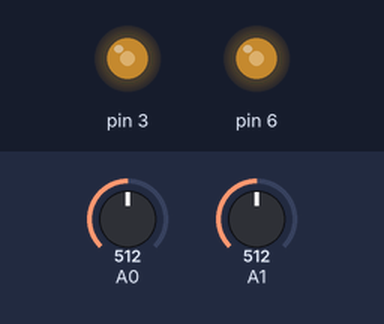
Recording of a sketch running on a simulated Arduino Uno, built with avr-gcc and run on an emulated ATmega328P. On the bench: output pins drawn as LEDs (lit = HIGH). The test bench sets the inputs (shaded band); at power-on: A0 = 512, A1 = 512.

Above: at 1.2 s.
1.3 s: A0 set to 716
At 1.8 s:
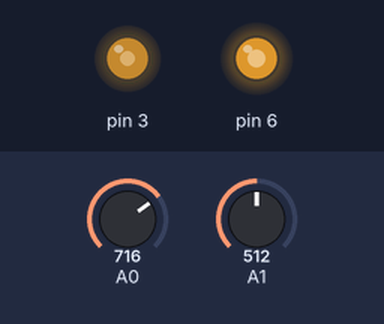
2.8 s: A1 set to 716
At 4.0 s:
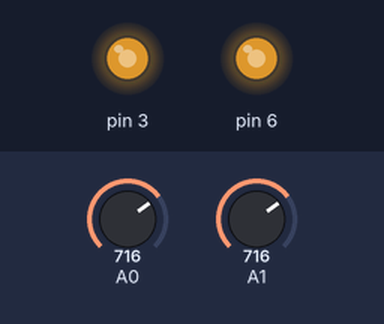
4.3 s: A0 set to 900
At 5.3 s:
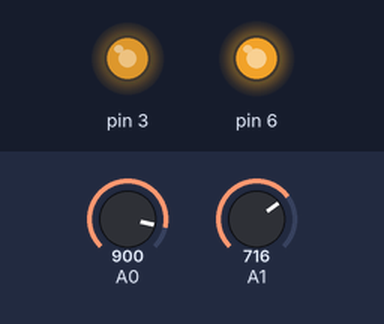
5.8 s: A1 set to 900
At 6.4 s:
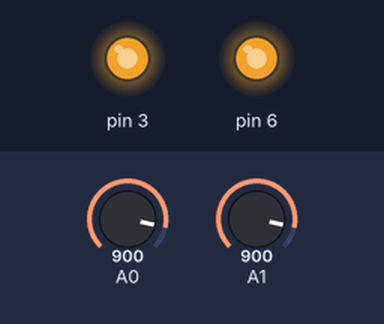
7.3 s: A0 set to 511
At 7.6 s:
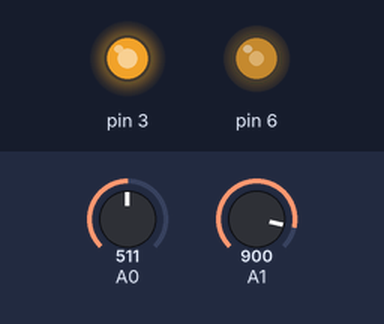
8.8 s: A1 set to 122
At 9.9 s:
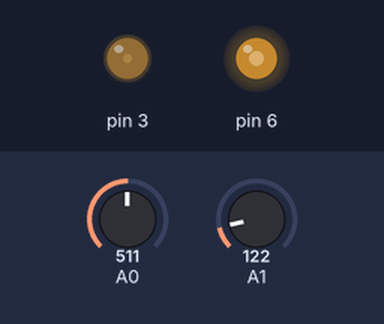
Timing chart, 0 to 11.3 s (numbered marks = the images above; inputs shaded):
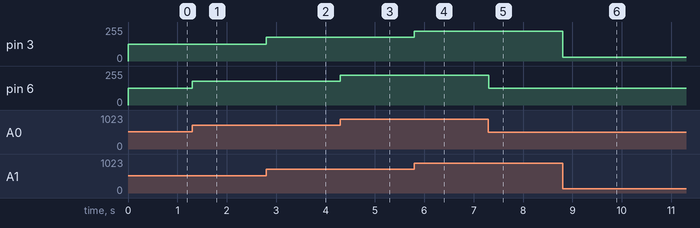

Measured:
- after the input at 1.3 s, pin 6: 127/255 → 178/255 at once
- after the input at 2.8 s, pin 3: 127/255 → 178/255 at once
- after the input at 4.3 s, pin 6: 178/255 → 224/255 at once
- after the input at 5.8 s, pin 3: 178/255 → 224/255 at once
- after the input at 7.3 s, pin 6: 224/255 → 127/255 at once
- after the input at 8.8 s, pin 3: 224/255 → 30/255 at once

The sketch:

Tema_8_5.ino
```cpp
// Habilitamos los pines ~3 y ~6
void setup(){
  pinMode(3, OUTPUT);
  pinMode(6, OUTPUT);
}


void loop(){
  // Creamos todas las variables que vamos a necesitar
  int potenciometro_1;
  int potenciometro_2;
  int intensidad_led_1;
  int intensidad_led_2;

  // Asignamos el valor leido de los potenciometros
  potenciometro_1 = analogRead(A0);
  potenciometro_2 = analogRead(A1);

  // Conversionamos para poder crear entradas analogicas
  intensidad_led_1 = map( potenciometro_1, 0, 1023, 0, 255);
  intensidad_led_2 = map( potenciometro_2, 0, 1023, 0, 255);

  // Encendemos los Leds segun la intensidad analogicamente
  analogWrite(6, intensidad_led_1);
  analogWrite(3, intensidad_led_2);

}
```
